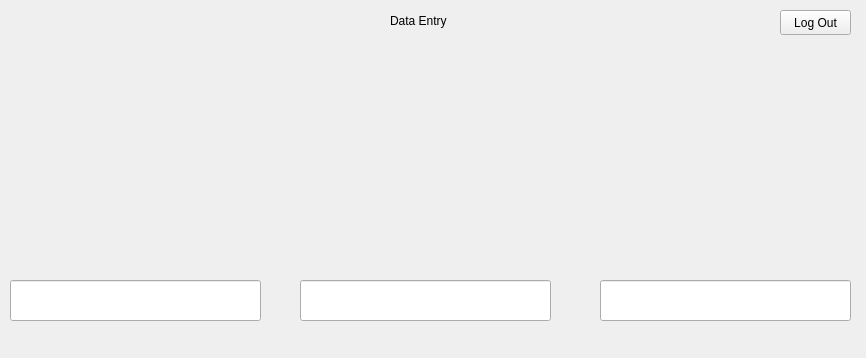
<?xml version="1.0" encoding="UTF-8"?>
<ui version="4.0">
 <class>UserPanel</class>
 <widget class="QWidget" name="UserPanel">
  <property name="geometry">
   <rect>
    <x>0</x>
    <y>0</y>
    <width>866</width>
    <height>358</height>
   </rect>
  </property>
  <property name="windowTitle">
   <string>Data Entry</string>
  </property>
  <widget class="QLabel" name="label">
   <property name="geometry">
    <rect>
     <x>10</x>
     <y>50</y>
     <width>251</width>
     <height>201</height>
    </rect>
   </property>
   <property name="text">
    <string/>
   </property>
  </widget>
  <widget class="QLabel" name="label_2">
   <property name="geometry">
    <rect>
     <x>300</x>
     <y>50</y>
     <width>251</width>
     <height>201</height>
    </rect>
   </property>
   <property name="text">
    <string/>
   </property>
  </widget>
  <widget class="QLabel" name="label_3">
   <property name="geometry">
    <rect>
     <x>600</x>
     <y>50</y>
     <width>251</width>
     <height>201</height>
    </rect>
   </property>
   <property name="text">
    <string/>
   </property>
  </widget>
  <widget class="QLineEdit" name="lineEdit">
   <property name="geometry">
    <rect>
     <x>10</x>
     <y>280</y>
     <width>251</width>
     <height>41</height>
    </rect>
   </property>
   <property name="text">
    <string/>
   </property>
  </widget>
  <widget class="QLineEdit" name="lineEdit_2">
   <property name="geometry">
    <rect>
     <x>300</x>
     <y>280</y>
     <width>251</width>
     <height>41</height>
    </rect>
   </property>
   <property name="text">
    <string/>
   </property>
  </widget>
  <widget class="QLineEdit" name="lineEdit_3">
   <property name="geometry">
    <rect>
     <x>600</x>
     <y>280</y>
     <width>251</width>
     <height>41</height>
    </rect>
   </property>
   <property name="text">
    <string/>
   </property>
  </widget>
  <widget class="QLabel" name="label_4">
   <property name="geometry">
    <rect>
     <x>390</x>
     <y>10</y>
     <width>71</width>
     <height>21</height>
    </rect>
   </property>
   <property name="text">
    <string>Data Entry</string>
   </property>
  </widget>
  <widget class="QPushButton" name="pushButton_2">
   <property name="geometry">
    <rect>
     <x>780</x>
     <y>10</y>
     <width>71</width>
     <height>25</height>
    </rect>
   </property>
   <property name="text">
    <string>Log Out</string>
   </property>
  </widget>
 </widget>
 <resources/>
 <connections/>
</ui>
